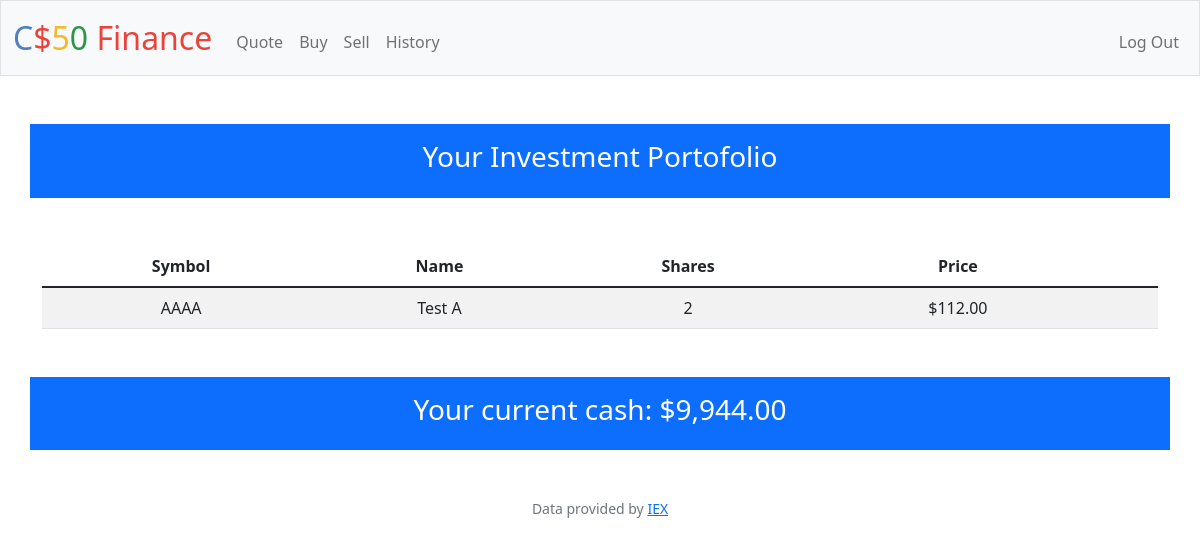
Before: / (signed in) with the older database file.
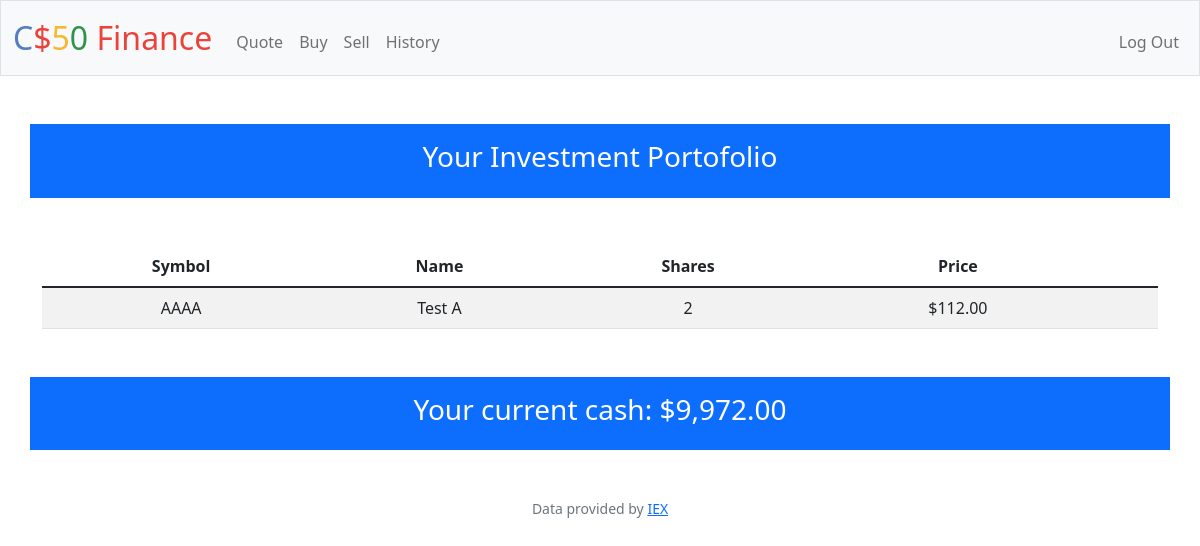
After: the same page with the newer database file.
### tables this page shows
CREATE TABLE purchased_stock(
id integer primary key autoincrement not null,
user_id integer not null,
symbol text not null,
name text not null,
price float not null, shares integer after symbol);

CREATE TABLE users (id INTEGER PRIMARY KEY AUTOINCREMENT NOT NULL, username TEXT NOT NULL, hash TEXT NOT NULL, cash NUMERIC NOT NULL DEFAULT 10000.00);

### app.py (the view)
@app.route("/")
@login_required
def index():
    id = session["user_id"]
    """Show portfolio of stocks"""
    portofolio = db.execute("select symbol, name, price, sum(shares) as shares from purchased_stock where user_id = ? group by symbol", id)
    saldo = db.execute("select * from users where id = ?", id)[0]
    print(saldo)
    return render_template("index.html", portofolio = portofolio, balance=saldo)

### app.py (called while the page is built)
@app.after_request
def after_request(response):
    response.headers["Cache-Control"] = "no-cache, no-store, must-revalidate"
    response.headers["Expires"] = 0
    response.headers["Pragma"] = "no-cache"
    return response

### helpers.py (called while the page is built)
def login_required(f):
    @wraps(f)
    def decorated_function(*args, **kwargs):
        if session.get("user_id") is None:
            return redirect("/login")
        return f(*args, **kwargs)
    return decorated_function

def usd(value):
    return f"${value:,.2f}"

### templates/index.html (shortened to what this page needs)
{% extends "layout.html" %}
{% block main %}
    <div class="container p-3 bg-primary text-white">
        <h3>Your Investment Portofolio</h3>
    </div>
    <div class="container mt-5">
        <table class="table table-striped">
            <thead>
                <th>Symbol</th>
                <th>Name</th>
                <th>Shares</th>
                <th>Price</th>
            </thead>
            <tbody>
                {% for porto in portofolio %}
                <tr>
                    <td>{{ porto["symbol"] }}</td>
                    <td>{{ porto["name"] }}</td>
                    <td>{{ porto["shares"] }}</td>
                    <td>{{ porto["price"] | usd }}</td>
                    <td>{{ shares }}</td>
                </tr>
                {% endfor %}
            </tbody>
        </table>
    </div>
    <div class="container bg-primary p-3 mt-5 text-white">
        <h3>Your current cash: {{ balance["cash"] | usd }}</h3>
    </div>
{% endblock %}

### templates/layout.html (shortened to what this page needs)
<!DOCTYPE html>
<html lang="en">
    <head>
        <link href="https://cdn.jsdelivr.net/npm/bootstrap@5.1.3/dist/css/bootstrap.min.css" rel="stylesheet">
        <link href="/static/styles.css" rel="stylesheet">
    </head>
    <body>
        <nav class="bg-light border navbar navbar-expand-md navbar-light">
            <div class="container-fluid">
                <a class="navbar-brand" href="/"><span class="blue">C</span><span class="red">$</span><span class="yellow">5</span><span class="green">0</span> <span class="red">Finance</span></a>
                <div class="collapse navbar-collapse" id="navbar">
                    {% if session["user_id"] %}
                        <ul class="navbar-nav me-auto mt-2">
                            <li class="nav-item"><a class="nav-link" href="/quote">Quote</a></li>
                            <li class="nav-item"><a class="nav-link" href="/buy">Buy</a></li>
                            <li class="nav-item"><a class="nav-link" href="/sell">Sell</a></li>
                            <li class="nav-item"><a class="nav-link" href="/history">History</a></li>
                        </ul>
                        <ul class="navbar-nav ms-auto mt-2">
                            <li class="nav-item"><a class="nav-link" href="/logout">Log Out</a></li>
                        </ul>
                    {% else %}
                        <ul class="navbar-nav ms-auto mt-2">
                            <li class="nav-item"><a class="nav-link" href="/register">Register</a></li>
                            <li class="nav-item"><a class="nav-link" href="/login">Log In</a></li>
                        </ul>
                    {% endif %}
                </div>
            </div>
        </nav>
        <main class="container-fluid py-5 text-center">
            {% block main %}{% endblock %}
        </main>
        <footer class="mb-5 small text-center text-muted">
            Data provided by <a href="https://iexcloud.io/">IEX</a>
        </footer>
    </body>
</html>

### static/styles.css (style rules this page uses)
nav .navbar-brand { font-size: xx-large; }
nav .navbar-brand .blue { color: #537fbe; }
nav .navbar-brand .red { color: #ea433b; }
nav .navbar-brand .yellow { color: #f5b82e; }
nav .navbar-brand .green { color: #2e944b; }

Changed rows visible on the page:
changed users: cash "$9,944.00" → "$9,972.00"
